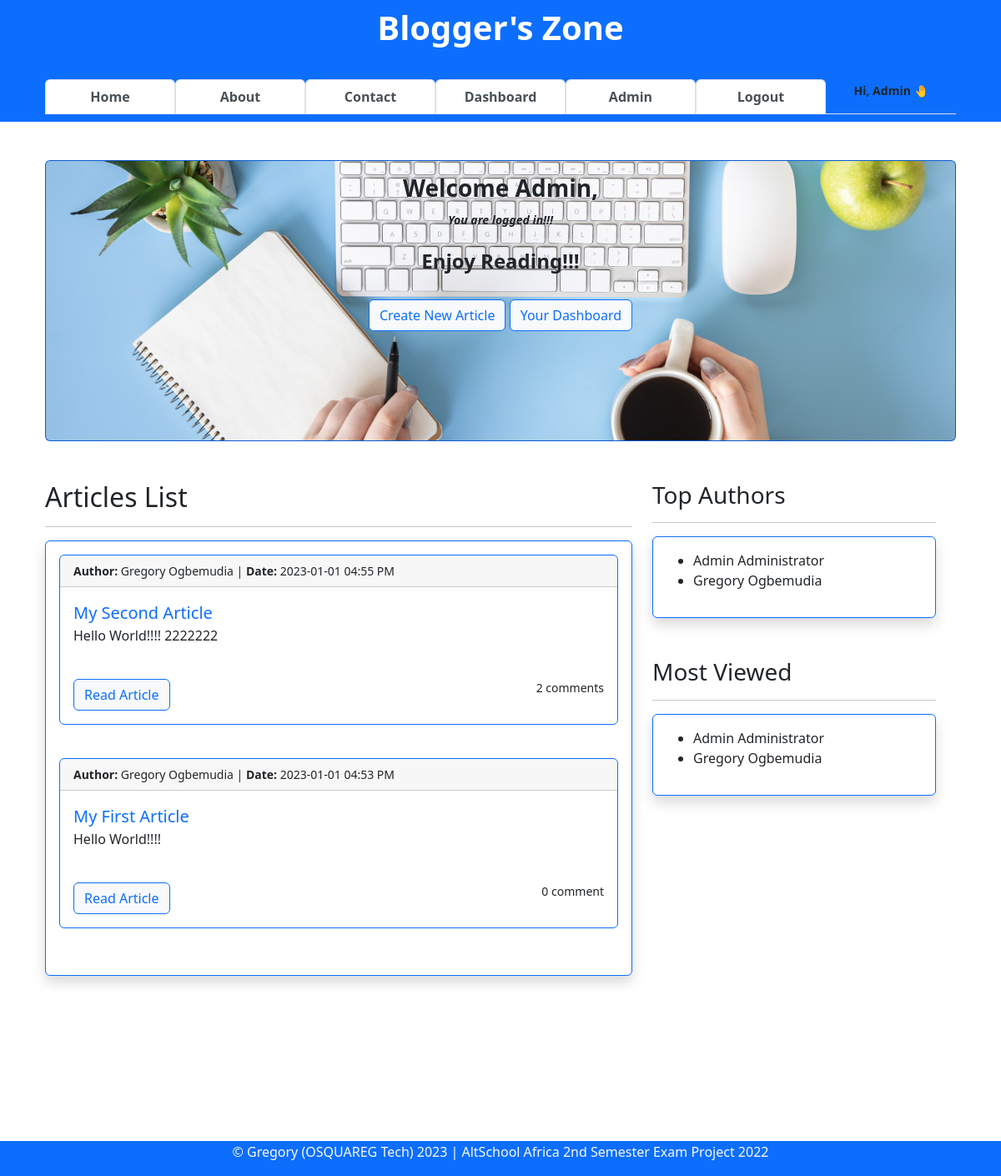
The page / (signed in) on the database its author committed.
### app/models.py (models this page shows, shortened)
class User(db.Model, UserMixin):
    __tablename__ = "users"
    id = db.Column(db.Integer, primary_key=True)
    firstname = db.Column(db.String(255), nullable=False)
    lastname = db.Column(db.String(255), nullable=False)
    username = db.Column(db.String(25), nullable=False, unique=True)
    email = db.Column(db.Text(150), nullable=False, unique=True)
    password_hash = db.Column(db.Text(255), nullable=False, unique=True)
    about_author = db.Column(db.Text(), nullable=True)
    date_joined = db.Column(db.DateTime, default=datetime.utcnow)
    is_active = db.Column(db.Boolean, default=True)
    is_admin = db.Column(db.Boolean, default=False)
    articles = db.relationship("Article", backref="author")
    comments = db.relationship("Comment", backref="commenter")
    article_likes = db.relationship("ArticleLike", backref="art_liker")
    comment_likes = db.relationship("CommentLike", backref="com_liker")

class Article(db.Model):
    __tablename__ = "articles"
    id = db.Column(db.Integer, primary_key=True)
    title = db.Column(db.String(255), nullable=False)
    content = db.Column(db.Text, nullable=False)
    date_posted = db.Column(db.DateTime, default=datetime.utcnow)
    slug = db.Column(db.String(20))
    is_draft = db.Column(db.Boolean, default=False, nullable=False)
    last_updated_on = db.Column(db.DateTime, default=datetime.utcnow)
    author_id = db.Column(db.Integer, db.ForeignKey("users.id"))
    comments = db.relationship("Comment", backref="articles")
    likes = db.relationship("ArticleLike", backref="articles")

### app/general/general.py (the view)
@blueprint.route("/")
def index():
    articles = db.session.query(Article).\
        filter(Article.is_draft == False).\
        order_by(Article.date_posted.desc()).all()
    authors = db.session.query(User).order_by(User.id).all
    check_user = User.query.get_or_404(current_user.id)
    comments = db.session.query(Article.id.label("article_id"), func.count(Comment.comment).label("count")).\
        outerjoin(Comment, Comment.article_id == Article.id).\
        group_by(Article.id).all()
    context = {
        "articles": articles,
        "authors": authors,
        "check_user": check_user,
        "comments": comments
    }
    return render_template("index.html", **context)

### app/main.py (called while the page is built)
@login_man.user_loader
def user_loader(id):
    return User.query.get(int(id))

### app/general/templates/index.html (shortened to what this page needs)
{% extends 'base.html' %}
{% block content %}
<div class="container">
    <div id="container carouselExampleSlidesOnly" class="carousel slide carousel-fade bg-primary card text-bg-dark"
        data-bs-ride="carousel">
        <center class="card-img-overlay">
            <div class="container text-dark">
                {% if current_user.is_authenticated %}
                <h3 data-animation="fadeInUp"><b>Welcome {{ current_user.firstname }},</b></h3>
                <small class="mb-1"><i><b>You are logged in!!!</b></i></small>
                {% else %}
                <h3><b>Welcome to the Blogger's Zone!!!</b></h3>
                {% endif %}
            </div>
            <div class="carousel-inner">
                <br>
                <div class="carousel-item active text-dark">
                    <h4><b>Enjoy Reading!!!</b></h4>
                </div>
            </div>
            <br>
            <div class="container">
                {% if current_user.is_authenticated %}
                <a href="{{ url_for('article.create_article') }}"
                    class="btn btn-light btn-outline-primary mb-2 border border-primary">Create New Article</a>
                <a href="{{ url_for('user.dashboard') }}"
                    class="btn btn-light btn-outline-primary mb-2 border border-primary">Your Dashboard</a>
                <br>
                {% endif %}
            </div>
        </center>
    </div>
</div>
<br><br>
<div class="container row">
    <div class="container col-8">
        <div>
            <h2>Articles List</h2>
        </div>
        <hr>
        <div class="shadow p-3 mb-5 bg-body rounded border border-primary" style="height: auto">
            {% for article in articles %}
            <div class="card border-primary mb-3">
                <small class="card-header">
                    <strong>Author:</strong> {{ article.author.firstname }} {{ article.author.lastname }} |
                    <strong>Date:</strong> {{ article.date_posted.strftime('%Y-%m-%d %I:%M %p') }}
                </small>
                <div class="card-body">
                    <a class="fs-5 text-decoration-none"
                        href="{{ url_for('article.view_article', id=article.id) }}">{{ article.title }}</a>
                    <div>
                        <p>{{ article.content | striptags() | truncate(255) }}</p>
                    </div><br>
                    <div>
                        <a href="{{ url_for('article.view_article', id=article.id) }}"
                            class="btn btn-light btn-outline-primary border border-primary">Read Article</a>
                        <small class="float-end">
                            {% for comment in comments %}
                            {% if comment.article_id == article.id %}
                            {% if comment.count > 1 %}
                            {{ comment.count }} comments
                            {% else %}
                            {{ comment.count }} comment
                            {% endif %}
                            {% endif %}
                            {% endfor %}
                        </small>
                    </div>
                </div>
            </div>
            <br>
            {% endfor %}
        </div>
    </div>
    <div class="container col-4">
        <div>
            <div>
                <h3 id="jump-to-authors-list">Top Authors</h3>
                <hr>
            </div>
            <div class="shadow p-3 mb-5 bg-body rounded border border-primary" style="height: auto">
                <ul>
                    {% for author in authors() %}
                    <li>{{ author.firstname }} {{ author.lastname }}</li>
                    {% endfor %}
                </ul>
            </div>
        </div>
        <div>
            <div>
                <h3 id="jump-to-authors-list">Most Viewed</h3>
                <hr>
            </div>
            <div class="shadow p-3 mb-5 bg-body rounded border border-primary" style="height: auto">
                <ul>
                    {% for author in authors() %}
                    <li>{{ author.firstname }} {{ author.lastname }}</li>
                    {% endfor %}
                </ul>
            </div>
        </div>
    </div>
</div>
{% endblock content %}

### app/templates/base.html (shortened to what this page needs)
<!DOCTYPE html>
<html lang="en">
<head>
    <link rel="stylesheet" href="{{url_for('static',filename='style.css')}}">
    <link href="https://cdn.jsdelivr.net/npm/bootstrap@5.2.2/dist/css/bootstrap.min.css" rel="stylesheet">
    <link rel="stylesheet" href="{{url_for('static', filename='content-styles.css')}}" type="text/css">
</head>
<body onload="openPage('Published', this, 'rgb(0, 89, 250)', 'white')">
    <nav class="navbar navbar-light fixed-top text-lg-center bg-primary border border-primary" style="background-color: #e3f2fd;">
        <div class="container container-sm">
            <div class="container">
                <a class="navbar-brand" href="{{url_for('general.index')}}">
                    <h1 class="text-white"><b>Blogger's Zone</b></h1>
                </a>
            </div>
            <div class="container">
                <ul class="nav navbar-dark nav-tabs nav-justified">
                    <li class="nav-item">
                        <a class="nav-link active " href="{{url_for('general.index')}}"><b>Home</b></a>
                    </li>
                    <li class="nav-item">
                        <a class="nav-link active" href="{{ url_for('general.about') }}"><b>About</b></a>
                    </li>
                    <li class="nav-item">
                        <a class="nav-link active" href="{{ url_for('general.message') }}"><b>Contact</b></a>
                    </li>
                    {% if current_user.is_authenticated %}
                    <li class="nav-item">
                        <a class="nav-link active" href="{{url_for('user.dashboard')}}"><b>Dashboard</b></a>
                    </li>
                    {% if check_user.is_admin %}
                    <li class="nav-item">
                        <a class="nav-link active" href="{{url_for('admin.admin')}}"><b>Admin</b></a>
                    </li>
                    {% endif %}
                    <li class="nav-item">
                        <a class="nav-link active" href="{{ url_for('auth.logout') }}"><b>Logout</b></a>
                    </li>
                    <li class="nav-item">
                        <small class="align-bottom"><b class="text-end">Hi, {{current_user.firstname}} 🤚</b></small>
                    </li>
                    {% endif %}
                </ul>
            </div>
        </div>
    </nav>
    <main>
        <div><br><br><br><br><br><br><br><br></div>
        <div class="container container-sm container-fluid">
            {% block content %}
            {% endblock content %}
        </div>
        <div><br><br><br><br><br><br><br><br></div>
    </main>
    <div class="text-md-center text-muted bg-primary border border-primary fixed-bottom">
        <footer>
            <p class="text-light">
                &copy Gregory (OSQUAREG Tech)
                <script>document.write(new Date().getFullYear())</script> | AltSchool Africa 2nd Semester Exam Project
                2022
            </p>
        </footer>
    </div>
</body>
</html>

### app/static/style.css (style rules this page uses)
a { text-decoration: none; }

### app/static/content-styles.css (style rules this page uses)
:root { --ck-color-image-caption-background: hsl(0, 0%, 97%); --ck-color-image-caption-text: hsl(0, 0%, 20%); --ck-color-mention-background: hsla(341, 100%, 30%, 0.1); --ck-color-mention-text: hsl(341, 100%, 30%); --ck-color-table-caption-background: hsl(0, 0%, 97%); --ck-color-table-caption-text: hsl(0, 0%, 20%); --ck-highlight-marker-blue: hsl(201, 97%, 72%); --ck-highlight-marker-green: hsl(120, 93%, 68%); --ck-highlight-marker-pink: hsl(345, 96%, 73%); --ck-highlight-marker-yellow: hsl(60, 97%, 73%); --ck-highlight-pen-green: hsl(112, 100%, 27%); --ck-highlight-pen-red: hsl(0, 85%, 49%); --ck-image-style-spacing: 1.5em; --ck-inline-image-style-spacing: calc(var(--ck-image-style-spacing) / 2); --ck-todo-list-checkmark-size: 16px; }

### rows shown on the page
User: firstname "Admin", lastname "Administrator"
Article: author.firstname "Gregory", author.lastname "Ogbemudia", date_posted "2023-01-01 04:55 PM", title "My Second Article", content "Hello World!!!! 2222222", count "2"
Article: author.firstname "Gregory", author.lastname "Ogbemudia", date_posted "2023-01-01 04:53 PM", title "My First Article", content "Hello World!!!!", count "0"
User: firstname "Gregory", lastname "Ogbemudia"
